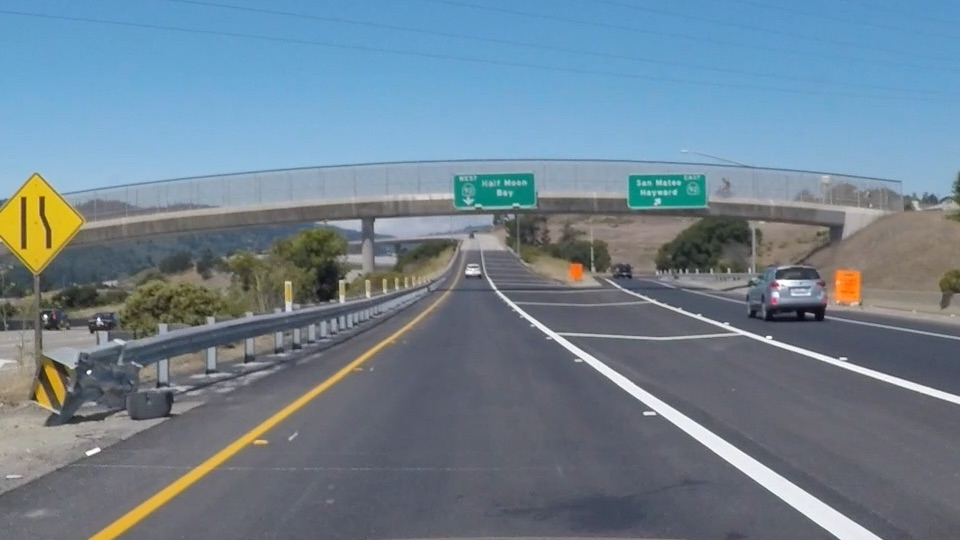
#> input picture Lesson4/test_images/exit-ramp.jpg, 960 x 540 px
$ jupyter execute hough-transform-example.ipynb
#> lines starting #> are read from the running program, lines starting #| are printed output that depends on the picture; after the words box and inside, x2 and y2 are one past the last pixel; in counts of white or black regions, pixels touching at a corner belong together
## Implementing a Hough Transform

The target is to identify the lines in an picture. To do so we use the line equation and identify the paratmeters to another space it is shown in the below image

Now you know how the Hough Transform works, but to accomplish the task of finding lane lines, we need to specify some parameters to say what kind of lines we want to detect (i.e., long lines, short lines, bendy lines, dashed lines, etc.).

To do this, we'll be using an OpenCV function [called `HoughLinesP`](https://docs.opencv.org/3.4/d9/db0/tutorial_hough_lines.html) that takes several parameters.

### Probabilistic Hough Line Transform

First you apply the transform:
```
    # Probabilistic Line Transform
    linesP = cv.HoughLinesP(dst, 1, np.pi / 180, 50, None, 50, 10)
```

with the arguments:

- dst: Output of the edge detector. It should be a grayscale image (although in fact it is a binary one)
- lines: A vector that will store the parameters (xstart,ystart,xend,yend) of the detected lines
- rho : The resolution of the parameter r in pixels. We use 1 pixel.
- theta: The resolution of the parameter θ in radians. We use 1 degree (CV_PI/180)
- threshold: The minimum number of intersections to "*detect*" a line
- minLinLength: The minimum number of points that can form a line. Lines with less than this number of points are disregarded.
- maxLineGap: The maximum gap between two points to be considered in the same line.

Let's code it up and find the lane lines in the image we detected edges in with the Canny function (for a look at coding up a Hough Transform from scratch, check this out.) .

[cell 1]
import matplotlib.pyplot as plt
import matplotlib.image as mpimg
import numpy as np
import cv2

Prepare the logger for deugging if needed

[cell 2]
import logging

# create logger
logger = logging.getLogger(__name__)

#Set level to logging.DEBUG to see CRITICAL, ERROR, WARNING, INFO and DEBUG statements
#Set level to logging.ERROR to see the CRITICAL & ERROR statements only
logger.setLevel(logging.DEBUG)

# create file handler which logs even debug messages
fh = logging.FileHandler('info_out.log')
fh.setLevel(logging.INFO)

# create console handler and set level to debug
consoleHandler = logging.StreamHandler()
consoleHandler.setLevel(logging.DEBUG)
#consoleHandler.setLevel(logging.ERROR)

# create formatter
formatter = logging.Formatter('%(asctime)s - %(name)s - %(levelname)s - %(message)s')

# add formatter to ch
fh.setFormatter(formatter)
consoleHandler.setFormatter(formatter)

# add ch to logger
logger.addHandler(fh)
logger.addHandler(consoleHandler)

Read in and grayscale the image and then adjust and apply canny function.

[cell 3]
# Read in and grayscale the image
image = mpimg.imread('test_images/exit-ramp.jpg')
#> image is the input picture: shape (540, 960, 3); mean R, G, B 111.3, 130.2, 144.4
logger.info('This image is: %s with dimensions: %s', type(image), image.shape)

gray = cv2.cvtColor(image,cv2.COLOR_RGB2GRAY)
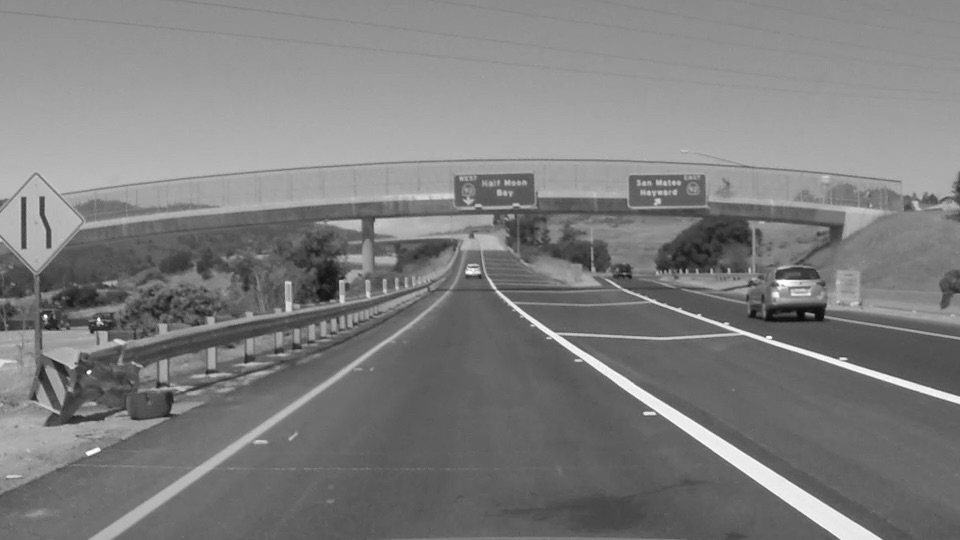
#> gray: shape (540, 960); min 7, max 255, mean 126.2

# Define a kernel size and apply Gaussian smoothing
kernel_size = 5
blur_gray = cv2.GaussianBlur(gray,(kernel_size, kernel_size),0)

# Define our parameters for Canny and apply
low_threshold = 50
high_threshold = 150
edges = cv2.Canny(blur_gray, low_threshold, high_threshold)
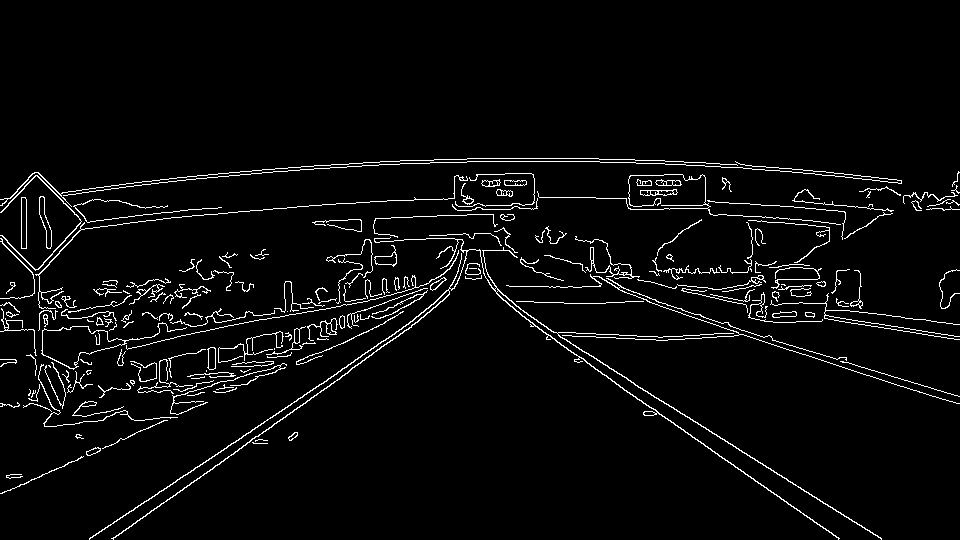
#> edges: shape (540, 960); 3.8% white in thin lines or dots, all inside (x1, y1, x2, y2) = (0, 158, 960, 540)

if logging.DEBUG >= logger.level:
    plt.imshow(edges, cmap='Greys_r')

Next we'll create a masked edges image using `cv2.fillPoly()`. This time we are defining a four sided polygon to mask

[cell 4]
# Return an array of zeros with the same shape and type as a given edges array.
mask = np.zeros_like(edges)
ignore_mask_color = 255

# This time we are defining a four sided polygon to mask
imshape = image.shape
#> imshape = (540, 960, 3)
vertices = np.array([[(0,imshape[0]),(490, 250), (510, 250), (imshape[1],imshape[0])]], dtype=np.int32)
logger.debug('The vertices of the image is: %s ',vertices)

cv2.fillPoly(mask, vertices, ignore_mask_color)
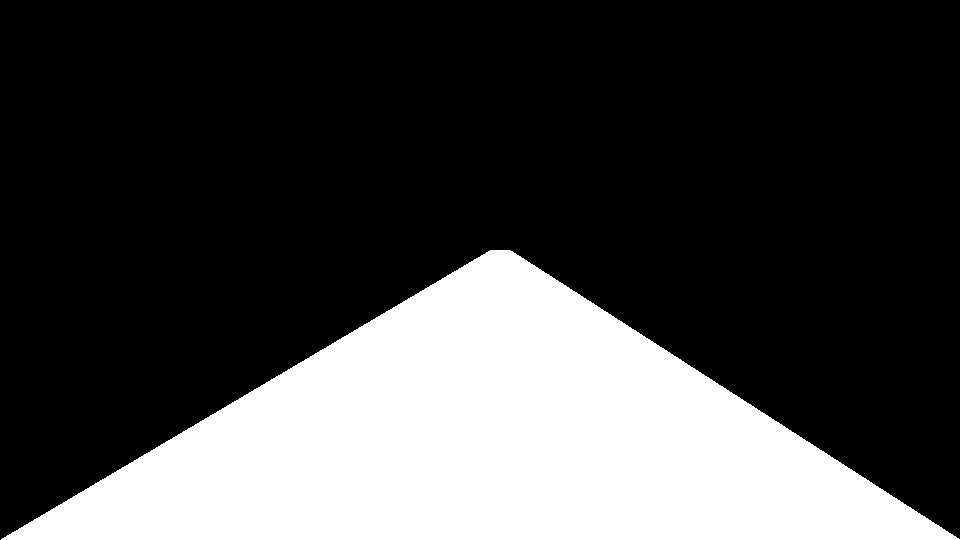
#> mask: shape (540, 960); 27.4% white; 1 white region, box (x1, y1, x2, y2) and area: (1, 250, 960, 540) 142280
masked_edges = cv2.bitwise_and(edges, mask)
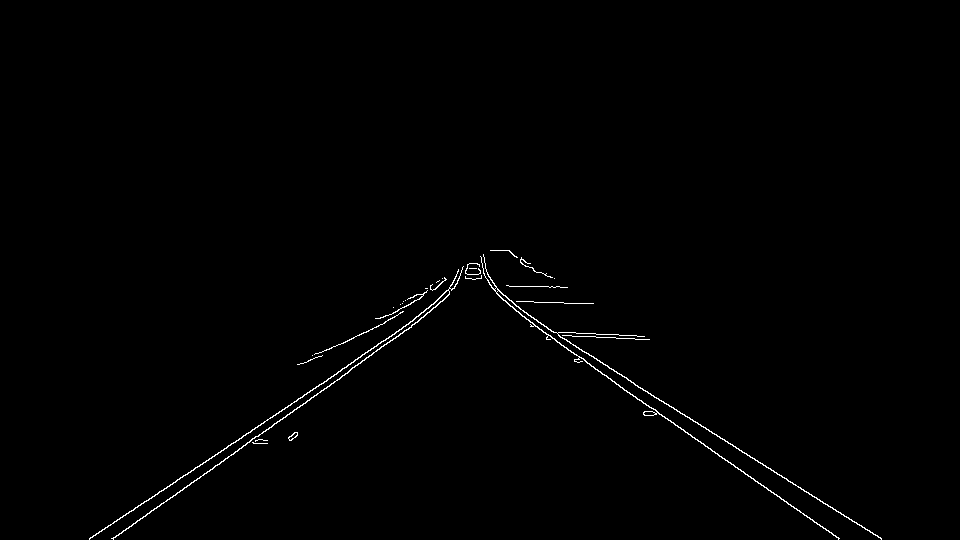
#> masked_edges: shape (540, 960); 0.67% white in thin lines or dots, all inside (x1, y1, x2, y2) = (89, 250, 882, 540)

if logging.DEBUG >= logger.level:
    plt.imshow(masked_edges, cmap='Greys_r')
    x = [0, 490, 510, imshape[1]]
#> x = [0, 490, 510, 960]
    y = [imshape[0], 250, 250, imshape[0]]
#> y = [540, 250, 250, 540]
    plt.plot(x, y, 'b--', lw=4)
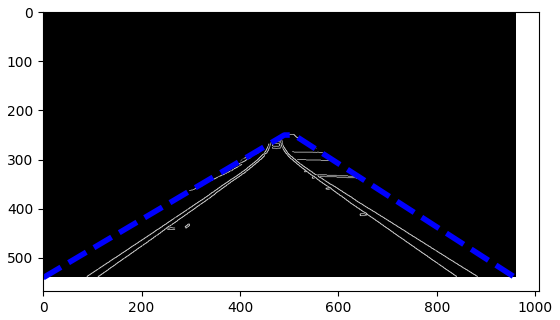
#> figure drawn by matplotlib, 1 panel

### Define the Hough transform parameters
for [`numpy.dstack`](https://numpy.org/doc/stable/reference/generated/numpy.dstack.html?highlight=dstack#numpy.dstack)

I chose parameters for my Hough space grid to be
- `rho`: 2 pixels
- `theta`: 1 degree (pi/180 radians).
- `threshold`: 15, meaning at least 15 points in image space need to be associated with each line segment.
- `min_line_length`: 50 pixels
- `max_line_gap`: 4 pixels.

With these parameters, I'm picking up the lanes lines and nothing else, so looks like a decent solution!

[cell 5]
rho = 2 # distance resolution in pixels of the Hough grid
theta = np.pi/180 # angular resolution in radians of the Hough grid
threshold = 15     # minimum number of votes (intersections in Hough grid cell)
min_line_length = 50 #minimum number of pixels making up a line
max_line_gap = 4    # maximum gap in pixels between connectable line segments

# Make a blank the same size as our image to draw on
line_image = np.copy(image)*0 # creating a blank to draw lines on
#> line_image: shape (540, 960, 3); every value is 0

# Run Hough on edge detected image
# Output "lines" is an array containing endpoints of detected line segments
lines = cv2.HoughLinesP(masked_edges, rho, theta, threshold, np.array([]),
                            min_line_length, max_line_gap)
#> lines = 13 rows, first 6: [265, 431, 429, 312], [586, 362, 838, 539], [564, 338, 685, 416], [89, 539, 246, 433], [272, 417, 381, 341], [113, 539, 197, 478]

# Iterate over the output "lines" and draw lines on a blank image
for line in lines:
    for x1,y1,x2,y2 in line:
        cv2.line(line_image,(x1,y1),(x2,y2),(255,0,0),10)
#> this loop made 13 passes
#> line on passes 1 to 12: [[265, 431, 429, 312]], [[586, 362, 838, 539]], [[564, 338, 685, 416]], [[89, 539, 246, 433]], [[272, 417, 381, 341]], [[113, 539, 197, 478]], [[684, 414, 793, 484]], [[800, 487, 881, 539]], [[516, 306, 589, 355]], [[189, 485, 255, 436]], [[500, 297, 564, 347]], [[166, 488, 220, 451]]
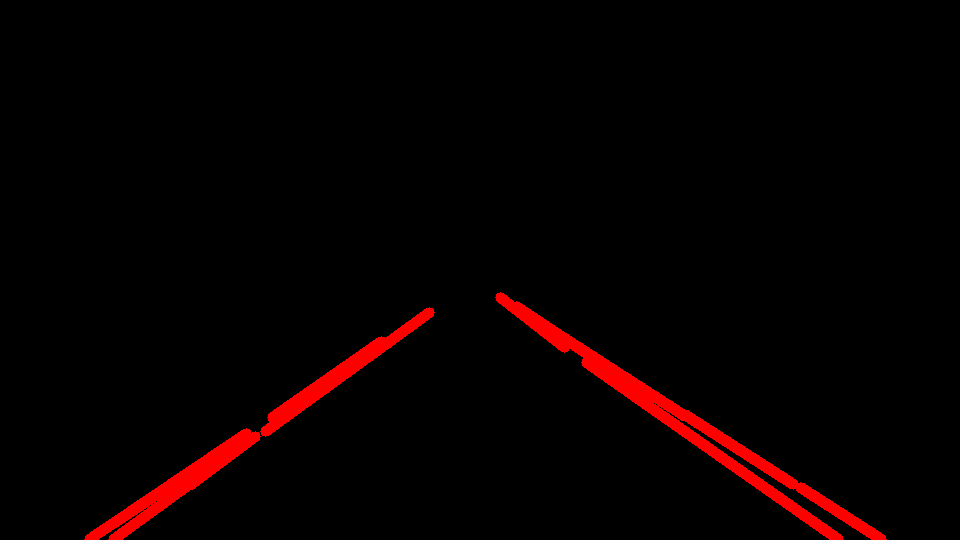
#> line_image: shape (540, 960, 3); mean R, G, B 7.8, 0, 0

logger.debug('The number of lines: %s ',len(lines))

# Create a "color" binary image to combine with line image
color_edges = np.dstack((edges, edges, edges)) # Create image with depth = 3 for colors.

# Draw the lines on the edge image
lines_edges = cv2.addWeighted(color_edges, 0.8, line_image, 1, 0)
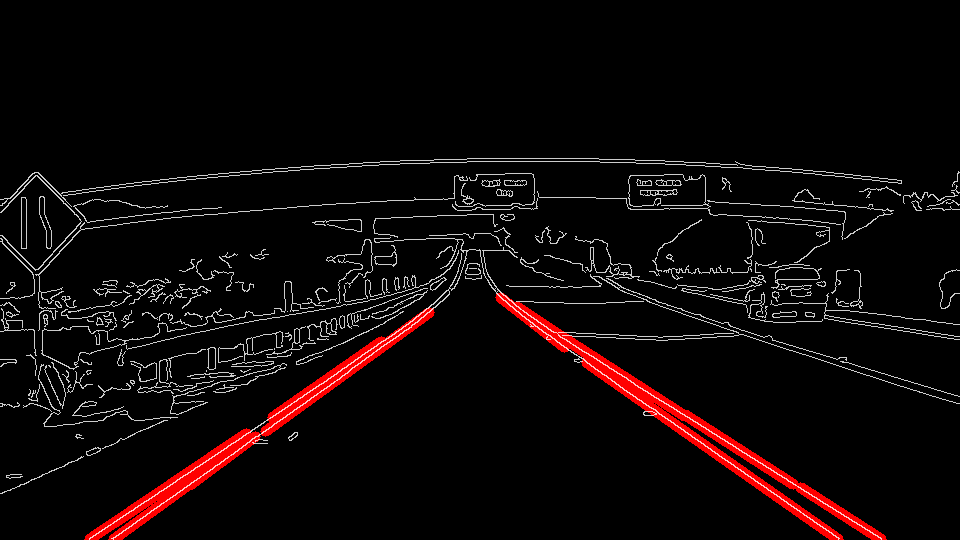
#> lines_edges: shape (540, 960, 3); mean of channels 0, 1, 2 14.6, 7.8, 7.8; drawn as R, G, B

if logging.DEBUG >= logger.level:
    plt.imshow(lines_edges)
    plt.plot(x, y, 'b--', lw=4)
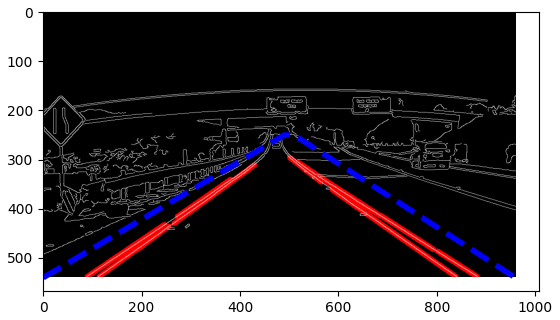
#> figure drawn by matplotlib, 1 panel

[cell 6]
# Draw the lines on the edge image
image_lines = cv2.addWeighted(image, 0.8, line_image, 1, 0)
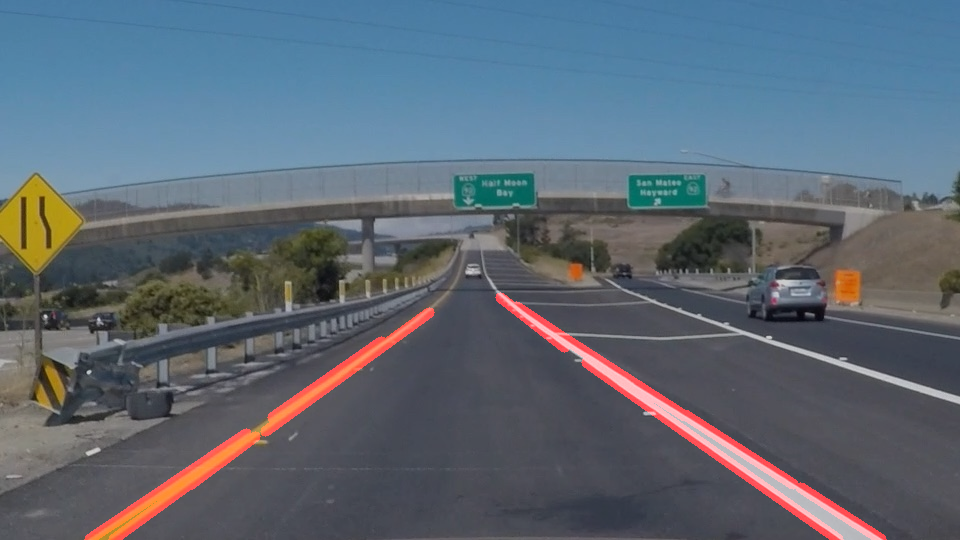
#> image_lines: shape (540, 960, 3); mean R, G, B 92.9, 104.1, 115.5

if logging.DEBUG >= logger.level:
    plt.imshow(image_lines)
    plt.plot(x, y, 'b--', lw=4)
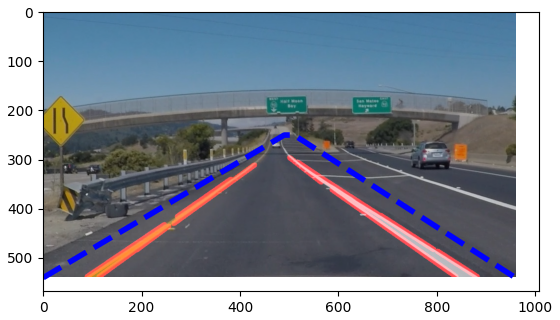
#> figure drawn by matplotlib, 1 panel
